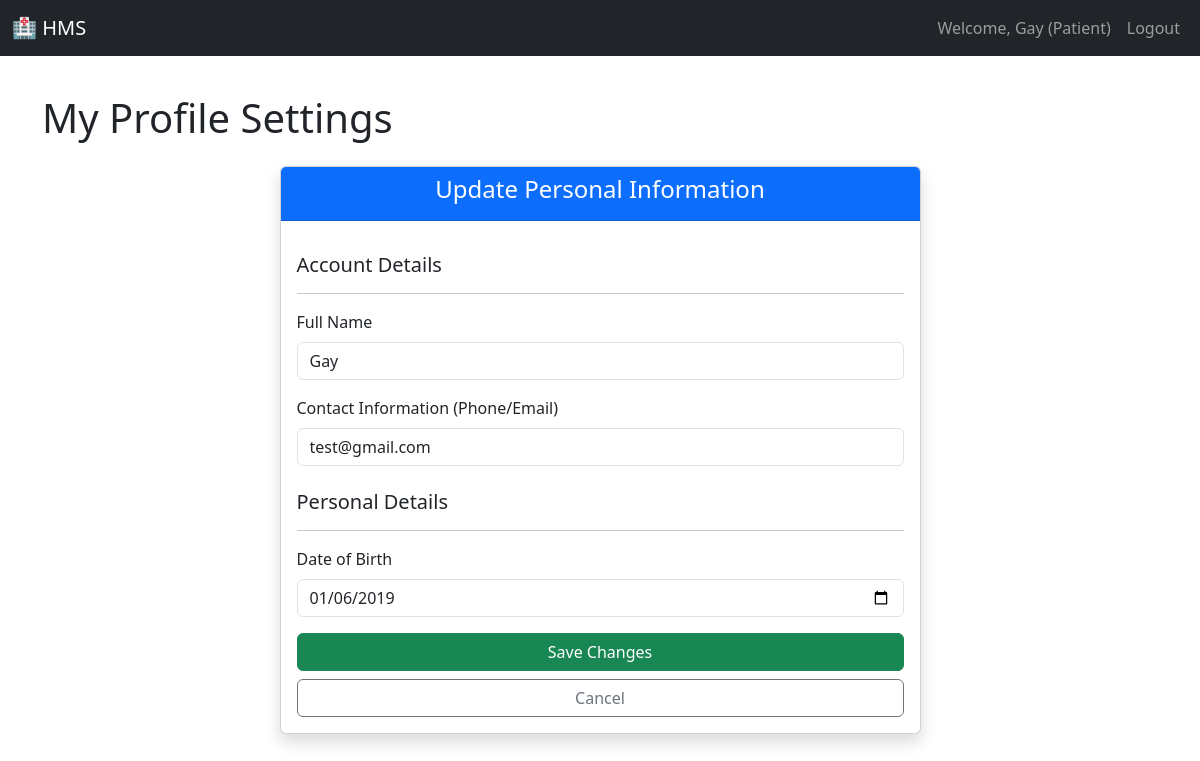
The app's page /patient/edit_profile (signed in) with its own data.
### models.py (models this page shows)
class User(UserMixin, db.Model):
    __tablename__ = 'user'
    id = db.Column(db.Integer, primary_key=True)
    username = db.Column(db.String(80), unique=True, nullable=False)
    password_hash = db.Column(db.String(128), nullable=False)
    role = db.Column(db.String(10), nullable=False)  # Admin, Doctor, Patient
    name = db.Column(db.String(100), nullable=False)
    contact_info = db.Column(db.String(100))
    is_active = db.Column(db.Boolean, default=True) # Used for blacklist/deactivation
    doctor_profile = db.relationship('Doctor', backref='user', uselist=False)
    patient_profile = db.relationship('Patient', backref='user', uselist=False)

class Patient(db.Model):
    __tablename__ = 'patient'
    user_id = db.Column(db.Integer, db.ForeignKey('user.id'), primary_key=True)
    date_of_birth = db.Column(db.String(10))
    appointments = db.relationship('Appointment', backref='patient', lazy='dynamic')

### app.py (the view, shortened to what this page needs)
@app.route('/patient/edit_profile', methods=['GET', 'POST'])
@login_required
@role_required('Patient')
def patient_edit_profile():
    user = current_user
    patient = Patient.query.filter_by(user_id=user.id).first()
    if not patient:
        flash('Patient profile data not found.', 'danger')
        return redirect(url_for('patient_dashboard'))
    return render_template('patient_edit_profile.html', user=user, patient=patient)

### app.py (called while the page is built)
@login_manager.user_loader
def load_user(user_id):
    return User.query.get(int(user_id))

def role_required(role):
    def wrapper(func):
        @login_required
        @functools.wraps(func)
        def decorated_view(*args, **kwargs):
            if current_user.role != role:
                flash('Access denied. You do not have the required permissions.', 'danger')
                return redirect(url_for('dashboard'))
            return func(*args, **kwargs)
        return decorated_view
    return wrapper

### templates/patient_edit_profile.html (shortened to what this page needs)
{% extends "base.html" %}
{% block content %}
<h1 class="mb-4">My Profile Settings</h1>
<div class="row justify-content-center">
    <div class="col-md-7">
        <div class="card shadow">
            <div class="card-header bg-primary text-white text-center">
                <h4>Update Personal Information</h4>
            </div>
            <div class="card-body">
                <form method="POST" action="{{ url_for('patient_edit_profile') }}">
                    <h5 class="mt-3">Account Details</h5>
                    <hr>
                    <div class="mb-3">
                        <label for="name" class="form-label">Full Name</label>
                        <input type="text" class="form-control" id="name" name="name" value="{{ user.name }}" required>
                    </div>
                    <div class="mb-3">
                        <label for="contact_info" class="form-label">Contact Information (Phone/Email)</label>
                        <input type="text" class="form-control" id="contact_info" name="contact_info" value="{{ user.contact_info or '' }}">
                    </div>
                    <h5 class="mt-4">Personal Details</h5>
                    <hr>
                    <div class="mb-3">
                        <label for="date_of_birth" class="form-label">Date of Birth</label>
                        <input type="date" class="form-control" id="date_of_birth" name="date_of_birth" value="{{ patient.date_of_birth }}" required>
                    </div>
                    <button type="submit" class="btn btn-success w-100">Save Changes</button>
                    <a href="{{ url_for('patient_dashboard') }}" class="btn btn-outline-secondary w-100 mt-2">Cancel</a>
                </form>
            </div>
        </div>
    </div>
</div>
{% endblock %}

### templates/base.html (shortened to what this page needs)
<!DOCTYPE html>
<html lang="en">
<head>
    <link href="https://cdn.jsdelivr.net/npm/bootstrap@5.3.3/dist/css/bootstrap.min.css" rel="stylesheet">
</head>
<body>
    <nav class="navbar navbar-expand-lg navbar-dark bg-dark fixed-top">
        <div class="container-fluid">
            <a class="navbar-brand" href="{{ url_for('dashboard') }}">🏥 HMS</a>
            <div class="collapse navbar-collapse" id="navbarNav">
                <ul class="navbar-nav ms-auto">
                    {% if current_user.is_authenticated %}
                    <li class="nav-item">
                        <span class="nav-link">Welcome, {{ current_user.name }} ({{ current_user.role }})</span>
                    </li>
                    <li class="nav-item">
                        <a class="nav-link btn btn-sm btn-outline-light" href="{{ url_for('logout') }}">Logout</a>
                    </li>
                    {% endif %}
                </ul>
            </div>
        </div>
    </nav>
    <div class="container mt-4">
        {% block content %}{% endblock %}
    </div>
</body>
</html>

### templates/base.html (style rules this page uses)
body { padding-top: 70px; }

### records on screen
User: name "Gay", role "Patient", contact_info "test@gmail.com"
Patient: date_of_birth "01/06/2019"
